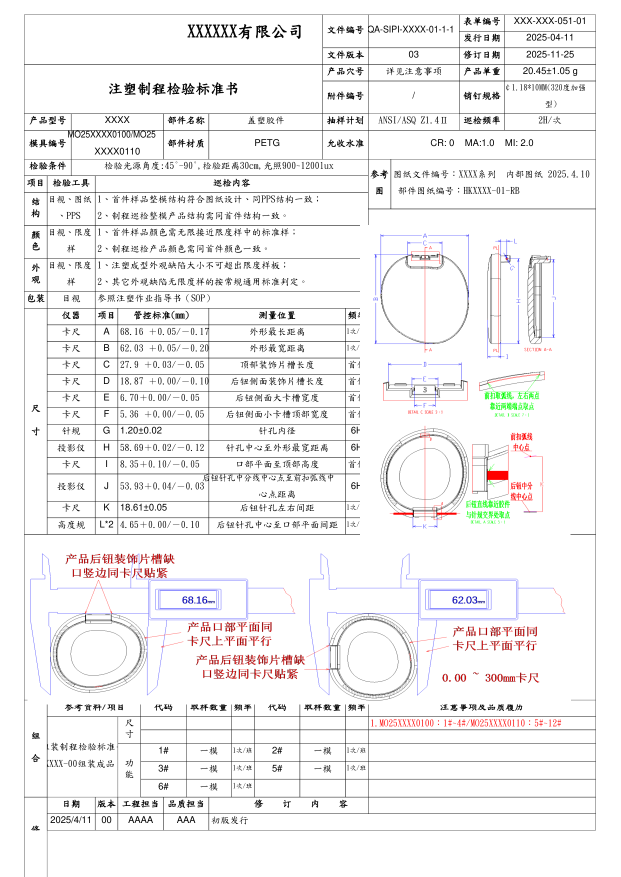
#> input picture tests/MiniPdf.Benchmark/reports/images/Issue202609031340_p1_minipdf.png, 1241 x 1754 px, given in place of classic134_heatmap_p1_minipdf.png, which was not available (shown at 1/2 size)
$ python _analyze_near_miss.py
#> lines starting #> are read from the running program, lines starting #| are printed output that depends on the picture; after the words box and inside, x2 and y2 are one past the last pixel; in counts of white or black regions, pixels touching at a corner belong together; pictures that were not available may be replaced by others from this repository, and a replacement may not be noted
"""Analyze near-miss PDF files: extract and compare PDF content streams, fills, borders, text."""
import fitz
import sys
import re
from collections import Counter

MINI_DIR = r"D:\git\MiniPdf\tests\MiniPdf.Scripts\pdf_output"
REF_DIR = r"D:\git\MiniPdf\tests\MiniPdf.Benchmark\reference_pdfs"


# [276 lines left out: functions extract_stream_ops, extract_fill_rects, extract_detailed_rects, extract_text_spans, color_to_hex, compare_fills and 1 more, not called in this run]


def analyze_file(name):
#> (the call stopped at in analyze_file, `mini_doc = fitz.open(mini_path)`: fitz is not available in this run)
    print(f"\n{'='*70}")
    print(f"ANALYZING: {name}")
    print(f"{'='*70}")

    mini_path = f"{MINI_DIR}\\{name}.pdf"
    ref_path = f"{REF_DIR}\\{name}.pdf"

    try:
        mini_doc = fitz.open(mini_path)
        ref_doc = fitz.open(ref_path)
    except Exception as e:
        print(f"  ERROR opening files: {e}")
        return

    print(f"  MINI pages: {len(mini_doc)}, REF pages: {len(ref_doc)}")

    for pi in range(min(len(mini_doc), len(ref_doc))):
        print(f"\n  === Page {pi+1} ===")

        # Page dimensions
        mini_page = mini_doc[pi]
        ref_page = ref_doc[pi]
        print(f"  MINI page size: {mini_page.rect.width:.1f} x {mini_page.rect.height:.1f}")
        print(f"  REF  page size: {ref_page.rect.width:.1f} x {ref_page.rect.height:.1f}")

        # Extract streams
        mini_stream = extract_stream_ops(mini_doc, pi)
        ref_stream = extract_stream_ops(ref_doc, pi)

        # Extract detailed rects
        mini_rects = extract_detailed_rects(mini_stream)
        ref_rects = extract_detailed_rects(ref_stream)

        compare_fills(mini_rects, ref_rects, f"Page {pi+1}")

        # Extract and compare text
        mini_spans = extract_text_spans(mini_doc, pi)
        ref_spans = extract_text_spans(ref_doc, pi)
        compare_text(mini_spans, ref_spans, f"Page {pi+1}")

        # Show first few fill rects with positions for comparison
        mini_fills = [r for r in mini_rects if r['op'] in ('fill', 'fill+stroke')
                      and r.get('fill_color') and r['fill_color'] != (1.0, 1.0, 1.0)]
        ref_fills = [r for r in ref_rects if r['op'] in ('fill', 'fill+stroke')
                     and r.get('fill_color') and r['fill_color'] != (1.0, 1.0, 1.0)]

        if mini_fills or ref_fills:
            print(f"\n  --- Sample MINI fill rects (first 15) ---")
            for r in mini_fills[:15]:
                print(f"    x={r['x']:.1f} y={r['y']:.1f} w={r['w']:.1f} h={r['h']:.1f} color={color_to_hex(r['fill_color'])}")
            print(f"  --- Sample REF fill rects (first 15) ---")
            for r in ref_fills[:15]:
                print(f"    x={r['x']:.1f} y={r['y']:.1f} w={r['w']:.1f} h={r['h']:.1f} color={color_to_hex(r['fill_color'])}")

    mini_doc.close()
    ref_doc.close()

# Also do pixel-level analysis if images exist
def pixel_analysis(name):
#> called with name = 'classic134_heatmap'
    try:
        from PIL import Image
        import numpy as np
    except ImportError:
        print("  (PIL/numpy not available for pixel analysis)")
        return

    report_dir = r"D:\git\MiniPdf\tests\MiniPdf.Benchmark\reports\images"
    mini_img = f"{report_dir}\\{name}_p1_minipdf.png"
    ref_img = f"{report_dir}\\{name}_p1_reference.png"

    try:
        m = Image.open(mini_img).convert('RGB')
#> m is the input picture: PIL image 1241x1754 RGB; mean R, G, B 242.3, 241.3, 241.7
        r = Image.open(ref_img).convert('RGB')
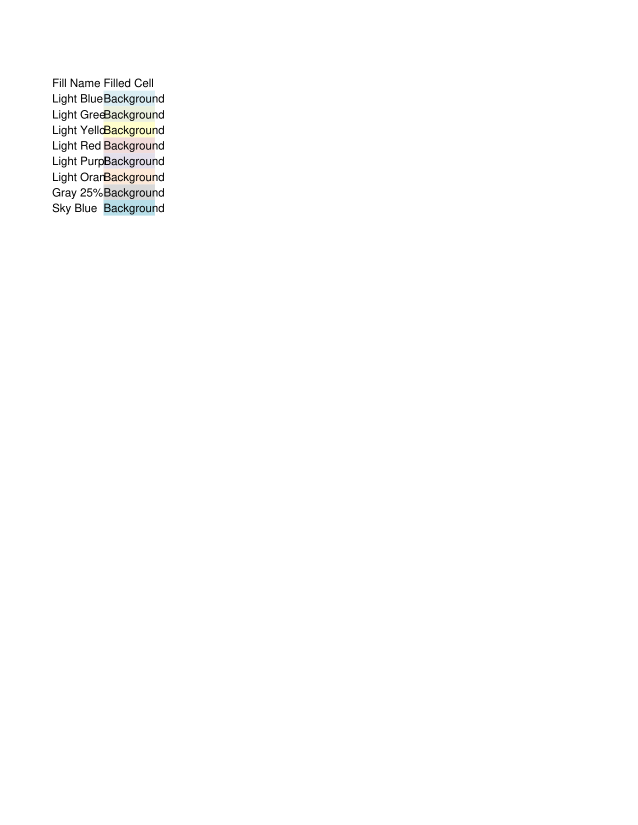
#> input picture tests/MiniPdf.Benchmark/reports/images/classic125_solid_fills_p1_minipdf.png, 1275 x 1650 px, given in place of classic134_heatmap_p1_reference.png, which was not available (shown at 1/2 size)
#> r is the input picture: PIL image 1275x1650 RGB; mean R, G, B 253.5, 253.5, 253.4
    except Exception:
        # Render from PDF using fitz
        print("  Rendering from PDF for pixel comparison...")
        mini_path = f"{MINI_DIR}\\{name}.pdf"
        ref_path = f"{REF_DIR}\\{name}.pdf"
        md = fitz.open(mini_path)
        rd = fitz.open(ref_path)
        mat = fitz.Matrix(2, 2)  # 144 DPI
        mp = md[0].get_pixmap(matrix=mat, alpha=False)
        rp = rd[0].get_pixmap(matrix=mat, alpha=False)
        mp.save("_tmp_mini.png")
        rp.save("_tmp_ref.png")
        m = Image.open("_tmp_mini.png").convert('RGB')
        r = Image.open("_tmp_ref.png").convert('RGB')
        md.close()
        rd.close()

    w = min(m.width, r.width)
#> w = 1241
    h = min(m.height, r.height)
#> h = 1650
    m = m.crop((0, 0, w, h))
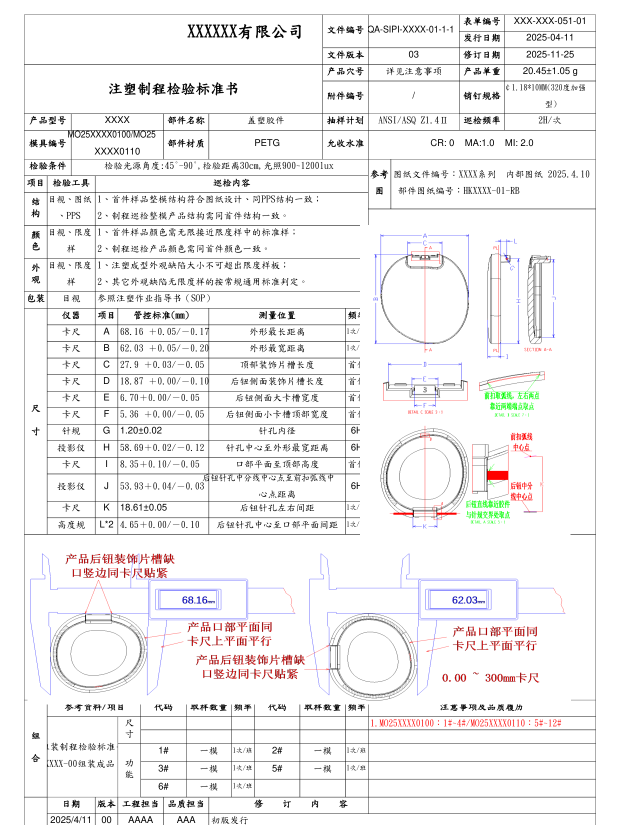
#> m: PIL image 1241x1650 RGB (shown at 1/2 size); mean R, G, B 241.6, 240.6, 240.9
    r = r.crop((0, 0, w, h))
#> r: PIL image 1241x1650 RGB
    ma = np.array(m, dtype=float)
    ra = np.array(r, dtype=float)

    diff = np.abs(ma - ra)
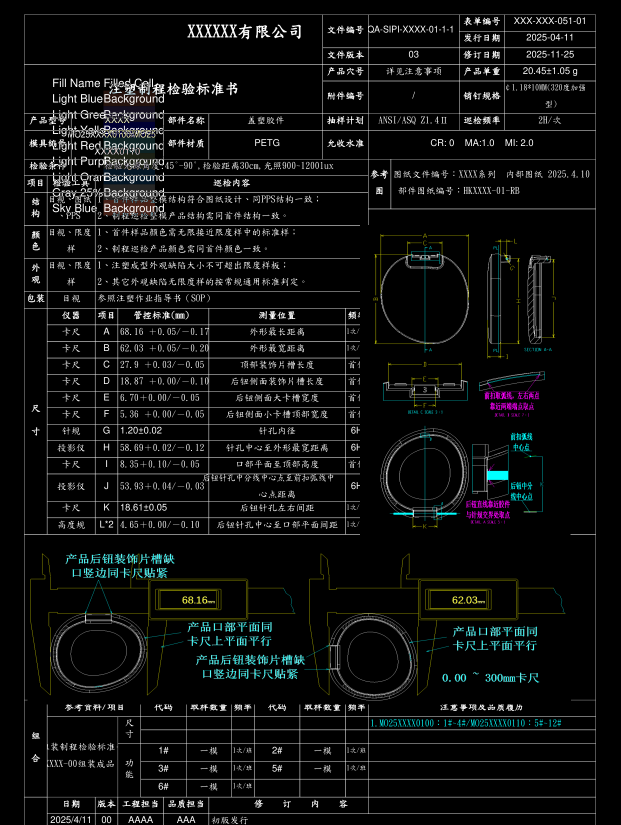
#> diff: shape (1650, 1241, 3) float64 (shown at 1/2 size); mean R, G, B 14.6, 15.6, 15.3
    sig = diff.max(axis=2) > 30
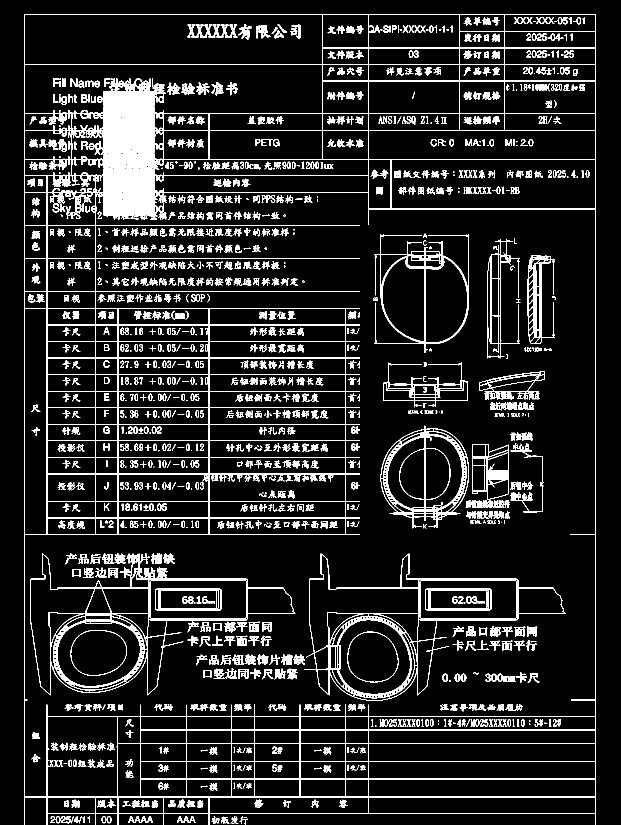
#> sig: shape (1650, 1241) bool (shown at 1/2 size); 11.3% white; 1288 white regions (229 under 20 px), largest, box (x1, y1, x2, y2) and area: (48, 29, 1192, 1650) 82423, (61, 1107, 591, 1391) 9035, (608, 1107, 1131, 1402) 7731

    total_pixels = w * h
#> total_pixels = 2047650
    diff_pixels = sig.sum()
#> diff_pixels = 230919
    print(f"\n  --- Pixel Analysis ---")
    print(f"  Image size: {w}x{h} ({total_pixels} pixels)")
#|   Image size: 1241x1650 (2047650 pixels)
    print(f"  Diff pixels (>30): {diff_pixels} ({diff_pixels/total_pixels*100:.3f}%)")
#|   Diff pixels (>30): 230919 (11.277%)

    if diff_pixels == 0:
        return

    # Categorize diffs
    ref_colored = (ra < 245).any(axis=2)
#> ref_colored: shape (1650, 1241) bool; 1.7% white; 101 white regions (8 under 20 px), largest, box (x1, y1, x2, y2) and area: (197, 181, 315, 432) 26391, (161, 220, 177, 238) 154, (105, 376, 121, 394) 154
    mini_colored = (ma < 245).any(axis=2)
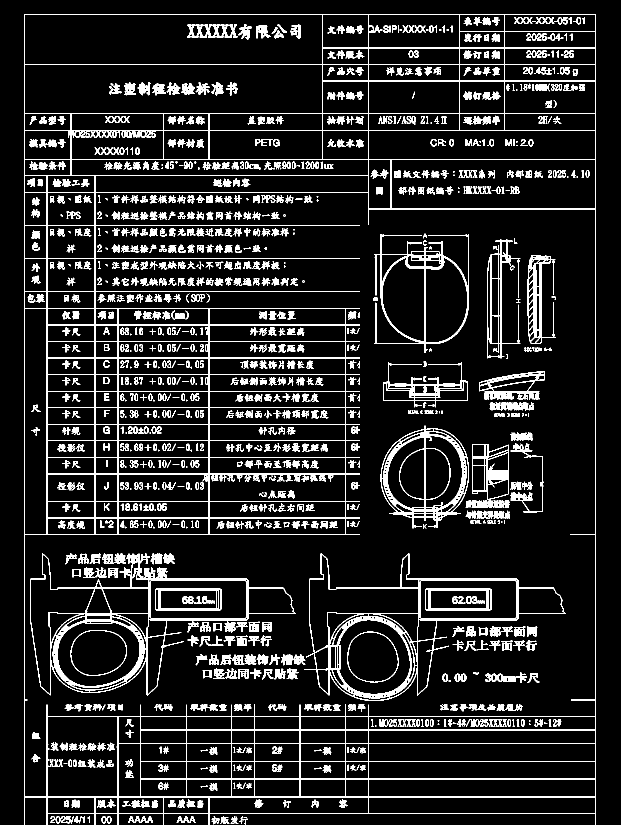
#> mini_colored: shape (1650, 1241) bool (shown at 1/2 size); 10.8% white in thin lines or dots

    missing_color = sig & ref_colored & ~mini_colored
#> missing_color: shape (1650, 1241) bool; 1.4% white; 273 white regions (144 under 20 px), largest, box (x1, y1, x2, y2) and area: (207, 386, 315, 431) 3749, (207, 352, 315, 384) 3310, (207, 262, 315, 306) 3184
    extra_color = sig & mini_colored & ~ref_colored
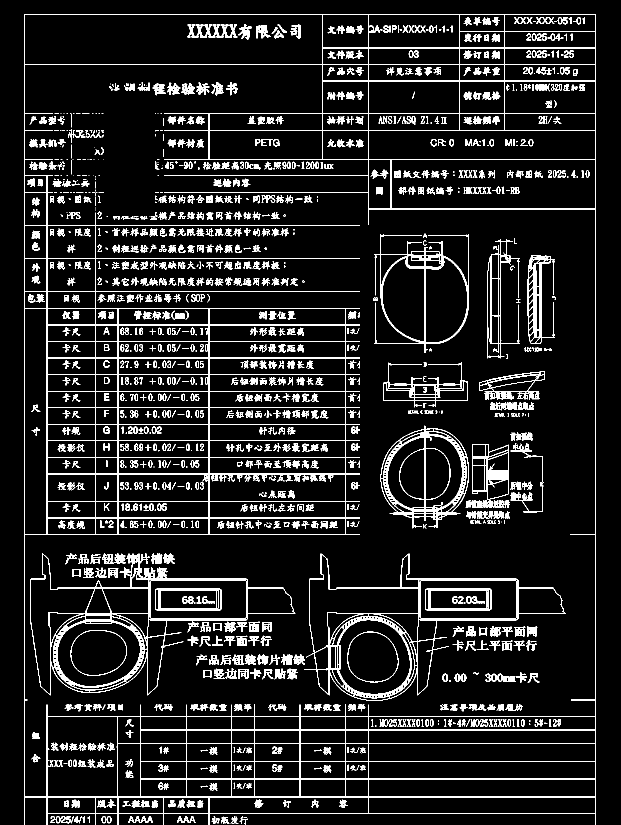
#> extra_color: shape (1650, 1241) bool (shown at 1/2 size); 9.7% white in thin lines or dots
    color_diff = sig & ref_colored & mini_colored
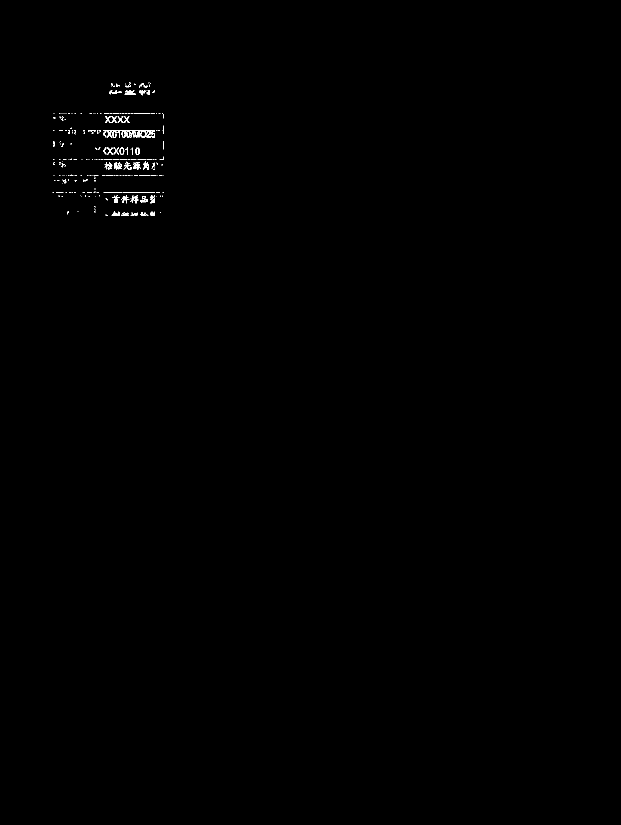
#> color_diff: shape (1650, 1241) bool (shown at 1/2 size); 0.22% white in thin lines or dots, all inside (x1, y1, x2, y2) = (105, 165, 328, 432)

    print(f"  Missing color (ref has, mini doesn't): {missing_color.sum()} px")
#|   Missing color (ref has, mini doesn't): 28196 px
    print(f"  Extra color (mini has, ref doesn't): {extra_color.sum()} px")
#|   Extra color (mini has, ref doesn't): 198234 px
    print(f"  Color mismatch (both colored): {color_diff.sum()} px")
#|   Color mismatch (both colored): 4489 px

    # Find diff regions (bounding boxes)
    rows_with_diff = np.where(sig.any(axis=1))[0]
#> rows_with_diff = 1621 values from 29 to 1649
    cols_with_diff = np.where(sig.any(axis=0))[0]
#> cols_with_diff = 1144 values from 48 to 1191
    if len(rows_with_diff) > 0:
        print(f"  Diff Y range: {rows_with_diff[0]} - {rows_with_diff[-1]}")
#|   Diff Y range: 29 - 1649
        print(f"  Diff X range: {cols_with_diff[0]} - {cols_with_diff[-1]}")
#|   Diff X range: 48 - 1191

    # Sample diff regions
    rows_sample = rows_with_diff[::max(1, len(rows_with_diff)//5)][:5]
#> rows_sample = [29, 353, 677, 1001, 1325]
    for sy in rows_sample:
        diff_cols = np.where(sig[sy])[0]
        if len(diff_cols) == 0:
            continue
        regions = []
        start = diff_cols[0]
        prev = diff_cols[0]
        for c in diff_cols[1:]:
            if c > prev + 5:
                regions.append((start, prev))
                start = c
            prev = c
        regions.append((start, prev))

        for rs, re in regions[:5]:
            mid = (rs + re) // 2
            mp = ma[sy, mid].astype(int)
            rp = ra[sy, mid].astype(int)
            print(f"    y={sy} x={rs}-{re} ({re-rs+1}px): mini=RGB({mp[0]},{mp[1]},{mp[2]}) ref=RGB({rp[0]},{rp[1]},{rp[2]})")
#> this loop made 5 passes
#> sy on passes 1 to 5: 29, 353, 677, 1001, 1325
#> (printed output is left out)


FILES = [
    "classic134_heatmap",
    "classic149_merged_styled_sections",
    "classic142_styled_invoice",
    "classic51_product_catalog",
]

for name in FILES:
    analyze_file(name)
#> (the run stopped early here; a loop or call above may not have finished)
